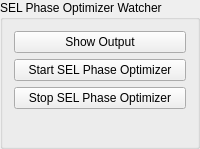
                <widget class="QGroupBox" name="groupBox_6">
                    <property name="title">
                        <string>SEL Phase Optimizer Watcher</string>
                    </property>
                    <layout class="QVBoxLayout" name="verticalLayout_5">
                        <item>
                            <layout class="QVBoxLayout" name="verticalLayout_4">
                                <item>
                                    <widget class="PyDMShellCommand" name="PyDMShellCommand_7">
                                        <property name="toolTip">
                                            <string/>
                                        </property>
                                        <property name="text">
                                            <string>Show Output</string>
                                        </property>
                                        <property name="commands" stdset="0">
                                            <stringlist>
                                                <string>xterm -T &quot;SEL Phase Optimizer Output&quot; -e tmux_launcher
                                                    open sel_phase_opt
                                                </string>
                                            </stringlist>
                                        </property>
                                    </widget>
                                </item>
                                <item>
                                    <widget class="PyDMShellCommand" name="PyDMShellCommand_8">
                                        <property name="toolTip">
                                            <string/>
                                        </property>
                                        <property name="text">
                                            <string>Start SEL Phase Optimizer</string>
                                        </property>
                                        <property name="commands" stdset="0">
                                            <stringlist>
                                                <string>xterm -T &quot;Start SEL Phase Optimizer&quot; -e \&quot;/home/physics/srf/gitRepos/srfhome/scripts/sel_phase_opt/start_sel_phase_opt.sh\&quot;</string>
                                            </stringlist>
                                        </property>
                                    </widget>
                                </item>
                                <item>
                                    <widget class="PyDMShellCommand" name="PyDMShellCommand_9">
                                        <property name="toolTip">
                                            <string/>
                                        </property>
                                        <property name="text">
                                            <string>Stop SEL Phase Optimizer</string>
                                        </property>
                                        <property name="commands" stdset="0">
                                            <stringlist>
                                                <string>xterm -T &quot;Stop SEL Phase Optimizer&quot; -e \&quot;/home/physics/srf/gitRepos/srfhome/scripts/sel_phase_opt/stop_sel_phase_opt.sh\&quot;</string>
                                            </stringlist>
                                        </property>
                                    </widget>
                                </item>
                            </layout>
                        </item>
                        <item>
                            <layout class="QHBoxLayout" name="horizontalLayout_2">
                                <item>
                                    <spacer name="horizontalSpacer_5">
                                        <property name="orientation">
                                            <enum>Qt::Horizontal</enum>
                                        </property>
                                        <property name="sizeHint" stdset="0">
                                            <size>
                                                <width>44</width>
                                                <height>20</height>
                                            </size>
                                        </property>
                                    </spacer>
                                </item>
                                <item>
                                    <widget class="PyDMByteIndicator" name="PyDMByteIndicator_3" native="true">
                                        <property name="sizePolicy">
                                            <sizepolicy hsizetype="Preferred" vsizetype="Maximum">
                                                <horstretch>0</horstretch>
                                                <verstretch>0</verstretch>
                                            </sizepolicy>
                                        </property>
                                        <property name="toolTip">
                                            <string/>
                                        </property>
                                        <property name="channel" stdset="0">
                                            <string>ALRM:SYS0:SC_SEL_PHAS_OPT:ALHBERR</string>
                                        </property>
                                        <property name="onColor" stdset="0">
                                            <color>
                                                <red>255</red>
                                                <green>0</green>
                                                <blue>0</blue>
                                            </color>
                                        </property>
                                        <property name="offColor" stdset="0">
                                            <color>
                                                <red>0</red>
                                                <green>255</green>
                                                <blue>0</blue>
                                            </color>
                                        </property>
                                        <property name="showLabels" stdset="0">
                                            <bool>false</bool>
                                        </property>
                                    </widget>
                                </item>
                                <item>
                                    <widget class="PyDMLabel" name="PyDMLabel_3">
                                        <property name="toolTip">
                                            <string/>
                                        </property>
                                        <property name="channel" stdset="0">
                                            <string>ALRM:SYS0:SC_SEL_PHAS_OPT:ALHBERR</string>
                                        </property>
                                    </widget>
                                </item>
                                <item>
                                    <spacer name="horizontalSpacer_6">
                                        <property name="orientation">
                                            <enum>Qt::Horizontal</enum>
                                        </property>
                                        <property name="sizeHint" stdset="0">
                                            <size>
                                                <width>43</width>
                                                <height>20</height>
                                            </size>
                                        </property>
                                    </spacer>
                                </item>
                            </layout>
                        </item>
                    </layout>
                </widget>
